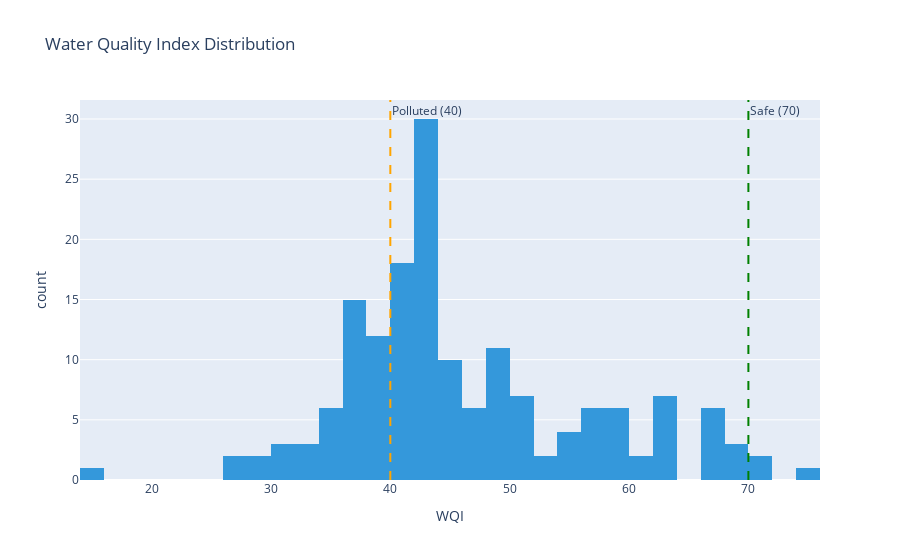

Notebook cell for this chart:
### Markdown cell above
## 6. Exploratory Data Analysis

### Code cell
# WQI distribution
fig = px.histogram(df_clean, x='WQI', nbins=50, 
                   title='Water Quality Index Distribution',
                   color_discrete_sequence=['#3498db'])
fig.add_vline(x=70, line_dash='dash', line_color='green', annotation_text='Safe (70)')
fig.add_vline(x=40, line_dash='dash', line_color='orange', annotation_text='Polluted (40)')
fig.show()

### Figure 1 — Plotly figure (JSON) as saved in the notebook; plotly's stock layout.template omitted (floating-point values rounded to 4 significant figures; data arrays with more than 128 entries replaced by an {"elided": "..."} marker saying what was removed)
{"data": [{"bingroup": "x", "hovertemplate": "WQI=%{x}<br>count=%{y}<extra></extra>", "legendgroup": "", "marker": {"color": "#3498db", "pattern": {"shape": ""}}, "name": "", "nbinsx": 50, "orientation": "v", "showlegend": false, "type": "histogram", "x": {"elided": "165 float values"}, "xaxis": "x", "yaxis": "y"}], "layout": {"annotations": [{"showarrow": false, "text": "Safe (70)", "x": 70, "xanchor": "left", "xref": "x", "y": 1, "yanchor": "top", "yref": "y domain"}, {"showarrow": false, "text": "Polluted (40)", "x": 40, "xanchor": "left", "xref": "x", "y": 1, "yanchor": "top", "yref": "y domain"}], "barmode": "relative", "legend": {"tracegroupgap": 0}, "shapes": [{"line": {"color": "green", "dash": "dash"}, "type": "line", "x0": 70, "x1": 70, "xref": "x", "y0": 0, "y1": 1, "yref": "y domain"}, {"line": {"color": "orange", "dash": "dash"}, "type": "line", "x0": 40, "x1": 40, "xref": "x", "y0": 0, "y1": 1, "yref": "y domain"}], "title": {"text": "Water Quality Index Distribution"}, "xaxis": {"anchor": "y", "domain": [0, 1], "title": {"text": "WQI"}}, "yaxis": {"anchor": "x", "domain": [0, 1], "title": {"text": "count"}}}}
